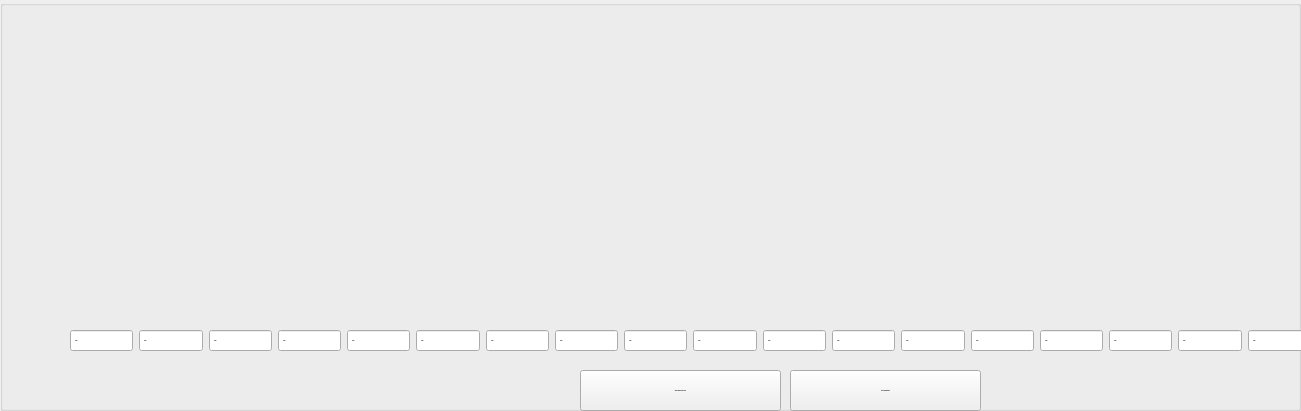
           <widget class="QGroupBox" name="groupBox">
            <property name="geometry">
             <rect>
              <x>20</x>
              <y>70</y>
              <width>1301</width>
              <height>411</height>
             </rect>
            </property>
            <property name="font">
             <font>
              <family>Optima</family>
              <pointsize>-1</pointsize>
              <bold>true</bold>
             </font>
            </property>
            <property name="title">
             <string/>
            </property>
            <widget class="QPushButton" name="setPedalMapButton">
             <property name="geometry">
              <rect>
               <x>580</x>
               <y>370</y>
               <width>201</width>
               <height>41</height>
              </rect>
             </property>
             <property name="font">
              <font>
               <family>Optima</family>
               <pointsize>-1</pointsize>
               <bold>true</bold>
              </font>
             </property>
             <property name="text">
              <string>Send Pedal Map to VCU</string>
             </property>
            </widget>
            <widget class="PlotWidget" name="pedalGraphWidget" native="true">
             <property name="geometry">
              <rect>
               <x>20</x>
               <y>40</y>
               <width>1281</width>
               <height>321</height>
              </rect>
             </property>
             <property name="styleSheet">
              <string notr="true"/>
             </property>
             <widget class="QWidget" name="widget_3" native="true">
              <property name="geometry">
               <rect>
                <x>50</x>
                <y>280</y>
                <width>1241</width>
                <height>41</height>
               </rect>
              </property>
              <layout class="QHBoxLayout" name="horizontalLayout">
               <item>
                <widget class="QDoubleSpinBox" name="pointInput1">
                 <property name="buttonSymbols">
                  <enum>QAbstractSpinBox::ButtonSymbols::NoButtons</enum>
                 </property>
                 <property name="specialValueText">
                  <string/>
                 </property>
                 <property name="decimals">
                  <number>3</number>
                 </property>
                 <property name="maximum">
                  <double>1.000000000000000</double>
                 </property>
                </widget>
               </item>
               <item>
                <widget class="QDoubleSpinBox" name="pointInput2">
                 <property name="buttonSymbols">
                  <enum>QAbstractSpinBox::ButtonSymbols::NoButtons</enum>
                 </property>
                 <property name="decimals">
                  <number>3</number>
                 </property>
                 <property name="maximum">
                  <double>1.000000000000000</double>
                 </property>
                </widget>
               </item>
               <item>
                <widget class="QDoubleSpinBox" name="pointInput3">
                 <property name="buttonSymbols">
                  <enum>QAbstractSpinBox::ButtonSymbols::NoButtons</enum>
                 </property>
                 <property name="decimals">
                  <number>3</number>
                 </property>
                 <property name="maximum">
                  <double>1.000000000000000</double>
                 </property>
                </widget>
               </item>
               <item>
                <widget class="QDoubleSpinBox" name="pointInput4">
                 <property name="buttonSymbols">
                  <enum>QAbstractSpinBox::ButtonSymbols::NoButtons</enum>
                 </property>
                 <property name="decimals">
                  <number>3</number>
                 </property>
                 <property name="maximum">
                  <double>1.000000000000000</double>
                 </property>
                </widget>
               </item>
               <item>
                <widget class="QDoubleSpinBox" name="pointInput5">
                 <property name="buttonSymbols">
                  <enum>QAbstractSpinBox::ButtonSymbols::NoButtons</enum>
                 </property>
                 <property name="decimals">
                  <number>3</number>
                 </property>
                 <property name="maximum">
                  <double>1.000000000000000</double>
                 </property>
                </widget>
               </item>
               <item>
                <widget class="QDoubleSpinBox" name="pointInput6">
                 <property name="buttonSymbols">
                  <enum>QAbstractSpinBox::ButtonSymbols::NoButtons</enum>
                 </property>
                 <property name="decimals">
                  <number>3</number>
                 </property>
                 <property name="maximum">
                  <double>1.000000000000000</double>
                 </property>
                </widget>
               </item>
               <item>
                <widget class="QDoubleSpinBox" name="pointInput7">
                 <property name="buttonSymbols">
                  <enum>QAbstractSpinBox::ButtonSymbols::NoButtons</enum>
                 </property>
                 <property name="decimals">
                  <number>3</number>
                 </property>
                 <property name="maximum">
                  <double>1.000000000000000</double>
                 </property>
                </widget>
               </item>
               <item>
                <widget class="QDoubleSpinBox" name="pointInput8">
                 <property name="buttonSymbols">
                  <enum>QAbstractSpinBox::ButtonSymbols::NoButtons</enum>
                 </property>
                 <property name="decimals">
                  <number>3</number>
                 </property>
                 <property name="maximum">
                  <double>1.000000000000000</double>
                 </property>
                </widget>
               </item>
               <item>
                <widget class="QDoubleSpinBox" name="pointInput9">
                 <property name="buttonSymbols">
                  <enum>QAbstractSpinBox::ButtonSymbols::NoButtons</enum>
                 </property>
                 <property name="decimals">
                  <number>3</number>
                 </property>
                 <property name="maximum">
                  <double>1.000000000000000</double>
                 </property>
                </widget>
               </item>
               <item>
                <widget class="QDoubleSpinBox" name="pointInput10">
                 <property name="buttonSymbols">
                  <enum>QAbstractSpinBox::ButtonSymbols::NoButtons</enum>
                 </property>
                 <property name="decimals">
                  <number>3</number>
                 </property>
                 <property name="maximum">
                  <double>1.000000000000000</double>
                 </property>
                </widget>
               </item>
               <item>
                <widget class="QDoubleSpinBox" name="pointInput11">
                 <property name="buttonSymbols">
                  <enum>QAbstractSpinBox::ButtonSymbols::NoButtons</enum>
                 </property>
                 <property name="decimals">
                  <number>3</number>
                 </property>
                 <property name="maximum">
                  <double>1.000000000000000</double>
                 </property>
                </widget>
               </item>
               <item>
                <widget class="QDoubleSpinBox" name="pointInput12">
                 <property name="buttonSymbols">
                  <enum>QAbstractSpinBox::ButtonSymbols::NoButtons</enum>
                 </property>
                 <property name="decimals">
                  <number>3</number>
                 </property>
                 <property name="maximum">
                  <double>1.000000000000000</double>
                 </property>
                </widget>
               </item>
               <item>
                <widget class="QDoubleSpinBox" name="pointInput13">
                 <property name="buttonSymbols">
                  <enum>QAbstractSpinBox::ButtonSymbols::NoButtons</enum>
                 </property>
                 <property name="decimals">
                  <number>3</number>
                 </property>
                 <property name="maximum">
                  <double>1.000000000000000</double>
                 </property>
                </widget>
               </item>
               <item>
                <widget class="QDoubleSpinBox" name="pointInput14">
                 <property name="buttonSymbols">
                  <enum>QAbstractSpinBox::ButtonSymbols::NoButtons</enum>
                 </property>
                 <property name="decimals">
                  <number>3</number>
                 </property>
                 <property name="maximum">
                  <double>1.000000000000000</double>
                 </property>
                </widget>
               </item>
               <item>
                <widget class="QDoubleSpinBox" name="pointInput15">
                 <property name="buttonSymbols">
                  <enum>QAbstractSpinBox::ButtonSymbols::NoButtons</enum>
                 </property>
                 <property name="decimals">
                  <number>3</number>
                 </property>
                 <property name="maximum">
                  <double>1.000000000000000</double>
                 </property>
                </widget>
               </item>
               <item>
                <widget class="QDoubleSpinBox" name="pointInput16">
                 <property name="buttonSymbols">
                  <enum>QAbstractSpinBox::ButtonSymbols::NoButtons</enum>
                 </property>
                 <property name="decimals">
                  <number>3</number>
                 </property>
                 <property name="maximum">
                  <double>1.000000000000000</double>
                 </property>
                </widget>
               </item>
               <item>
                <widget class="QDoubleSpinBox" name="pointInput17">
                 <property name="buttonSymbols">
                  <enum>QAbstractSpinBox::ButtonSymbols::NoButtons</enum>
                 </property>
                 <property name="decimals">
                  <number>3</number>
                 </property>
                 <property name="maximum">
                  <double>1.000000000000000</double>
                 </property>
                </widget>
               </item>
               <item>
                <widget class="QDoubleSpinBox" name="pointInput18">
                 <property name="buttonSymbols">
                  <enum>QAbstractSpinBox::ButtonSymbols::NoButtons</enum>
                 </property>
                 <property name="decimals">
                  <number>3</number>
                 </property>
                 <property name="maximum">
                  <double>1.000000000000000</double>
                 </property>
                </widget>
               </item>
              </layout>
             </widget>
             <widget class="QWidget" name="verticalLayoutWidget_2">
              <property name="geometry">
               <rect>
                <x>-50</x>
                <y>20</y>
                <width>2</width>
                <height>2</height>
               </rect>
              </property>
              <layout class="QVBoxLayout" name="verticalLayout_2"/>
             </widget>
             <widget class="PlotWidget" name="pedalGraph" native="true">
              <property name="geometry">
               <rect>
                <x>80</x>
                <y>0</y>
                <width>1181</width>
                <height>291</height>
               </rect>
              </property>
             </widget>
             <widget class="QWidget" name="widget_4" native="true">
              <property name="geometry">
               <rect>
                <x>-10</x>
                <y>-10</y>
                <width>71</width>
                <height>331</height>
               </rect>
              </property>
              <property name="font">
               <font>
                <family>Optima</family>
                <pointsize>-1</pointsize>
               </font>
              </property>
              <layout class="QVBoxLayout" name="verticalLayout_3">
               <item>
                <widget class="QLabel" name="label_12">
                 <property name="text">
                  <string>Throttle</string>
                 </property>
                </widget>
               </item>
               <item>
                <widget class="QLabel" name="label_2">
                 <property name="text">
                  <string>100%</string>
                 </property>
                </widget>
               </item>
               <item>
                <widget class="QLabel" name="label_3">
                 <property name="text">
                  <string>90%</string>
                 </property>
                </widget>
               </item>
               <item>
                <widget class="QLabel" name="label_4">
                 <property name="text">
                  <string>80%</string>
                 </property>
                </widget>
               </item>
               <item>
                <widget class="QLabel" name="label_5">
                 <property name="text">
                  <string>70%</string>
                 </property>
                </widget>
               </item>
               <item>
                <widget class="QLabel" name="label_6">
                 <property name="text">
                  <string>60%</string>
                 </property>
                </widget>
               </item>
               <item>
                <widget class="QLabel" name="label_7">
                 <property name="text">
                  <string>50%</string>
                 </property>
                </widget>
               </item>
               <item>
                <widget class="QLabel" name="label_8">
                 <property name="text">
                  <string>40%</string>
                 </property>
                </widget>
               </item>
               <item>
                <widget class="QLabel" name="label_9">
                 <property name="text">
                  <string>30%</string>
                 </property>
                </widget>
               </item>
               <item>
                <widget class="QLabel" name="label_10">
                 <property name="text">
                  <string>20%</string>
                 </property>
                </widget>
               </item>
               <item>
                <widget class="QLabel" name="label">
                 <property name="text">
                  <string>10%</string>
                 </property>
                </widget>
               </item>
               <item>
                <widget class="QLabel" name="label_11">
                 <property name="text">
                  <string>0%</string>
                 </property>
                </widget>
               </item>
              </layout>
             </widget>
            </widget>
            <widget class="QPushButton" name="sendConfigButton">
             <property name="geometry">
              <rect>
               <x>790</x>
               <y>370</y>
               <width>191</width>
               <height>41</height>
              </rect>
             </property>
             <property name="font">
              <font>
               <family>Optima</family>
               <pointsize>-1</pointsize>
               <bold>true</bold>
              </font>
             </property>
             <property name="text">
              <string>Set Configuration</string>
             </property>
            </widget>
           </widget>
